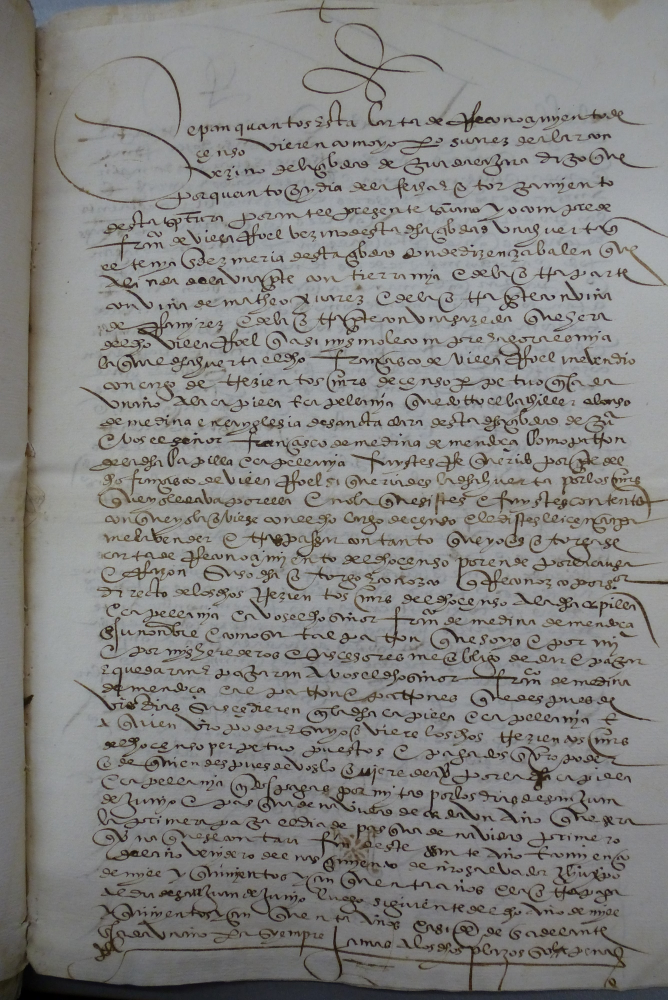
#> input picture images/codea_CODEA-0143_1r.jpg, 2672 x 4000 px (shown at 1/4 size)
$ python -i image_utils.py   (imports and definitions only)
#> lines starting #> are read from the running program, lines starting #| are printed output that depends on the picture
"""Image utilities for DSPy pipeline — JPEG recompression and preprocessing."""

import base64
import tempfile
from pathlib import Path

import numpy as np

from .config import MAX_B64_BYTES


# [39 lines left out: function ensure_under_size_limit, not called in this run]


# ---------------------------------------------------------------------------
# Image preprocessing for strip enhancement
# ---------------------------------------------------------------------------


def preprocess_clahe(image_path: str, clip_limit: float = 2.0, tile_size: int = 8) -> str:
    """Apply CLAHE (Contrast-Limited Adaptive Histogram Equalization).

    Enhances local contrast — makes faint ink more visible without
    destroying color information. Applied per-channel on color images.
    """
#> called with image_path = '../../images/codea_CODEA-0143_1r.jpg', clip_limit = 2, tile_size = 8
    import cv2

    img = cv2.imread(image_path)
#> img is the input picture: shape (4000, 2672, 3); mean B, G, R 130.1, 131.9, 132.3
    if img is None:
        return image_path

    clahe = cv2.createCLAHE(clipLimit=clip_limit, tileGridSize=(tile_size, tile_size))

    if len(img.shape) == 2:
        # Grayscale
        result = clahe.apply(img)
    else:
        # Color: apply CLAHE to L channel in LAB space
        lab = cv2.cvtColor(img, cv2.COLOR_BGR2LAB)
#> lab: shape (4000, 2672, 3); mean of channels 0, 1, 2 139.7, 127.9, 129.1
        lab[:, :, 0] = clahe.apply(lab[:, :, 0])
#> lab: shape (4000, 2672, 3); mean of channels 0, 1, 2 151.7, 127.9, 129.1
        result = cv2.cvtColor(lab, cv2.COLOR_LAB2BGR)
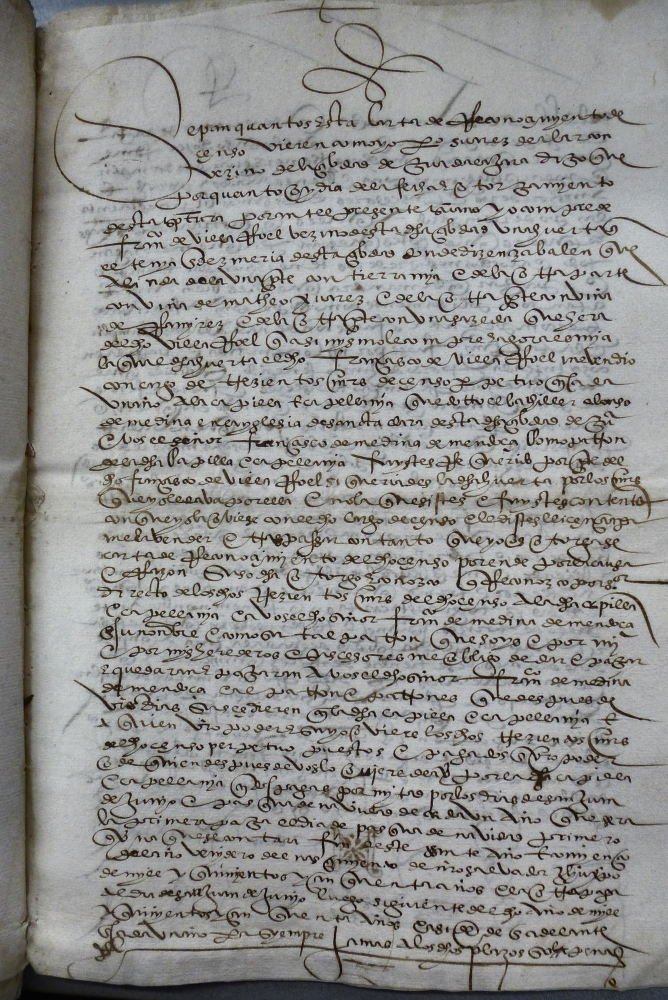
#> result: shape (4000, 2672, 3) (shown at 1/4 size); mean B, G, R 142.9, 144.7, 145

    tmp = Path(tempfile.gettempdir()) / (Path(image_path).stem + "_clahe.jpg")
    cv2.imwrite(str(tmp), result, [cv2.IMWRITE_JPEG_QUALITY, 95])
    return str(tmp)


# [37 lines left out: functions preprocess_sharpen, preprocess_denoise, not called in this run]

>>> result = preprocess_clahe('../../images/codea_CODEA-0143_1r.jpg')

$ run again, on images/codea_CODEA-0177_1r.jpg
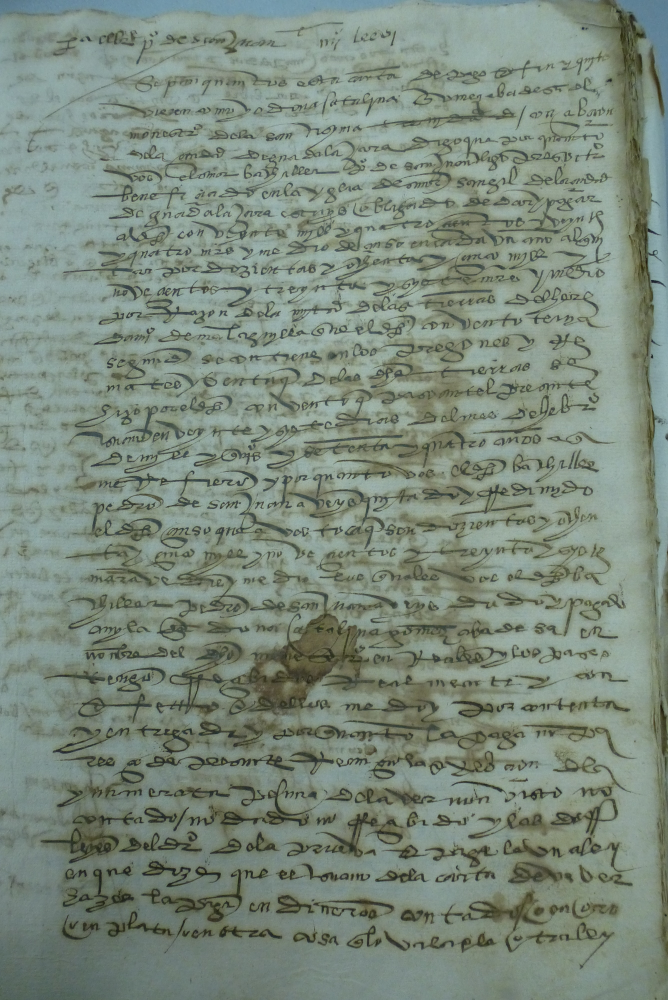
#> input picture images/codea_CODEA-0177_1r.jpg, 2672 x 4000 px (shown at 1/4 size)
#> in preprocess_clahe, img is the input picture: shape (4000, 2672, 3); mean B, G, R 125.1, 138.2, 124.4
#> in preprocess_clahe, `result = cv2.cvtColor(lab, cv2.COLOR_LAB2BGR)`:
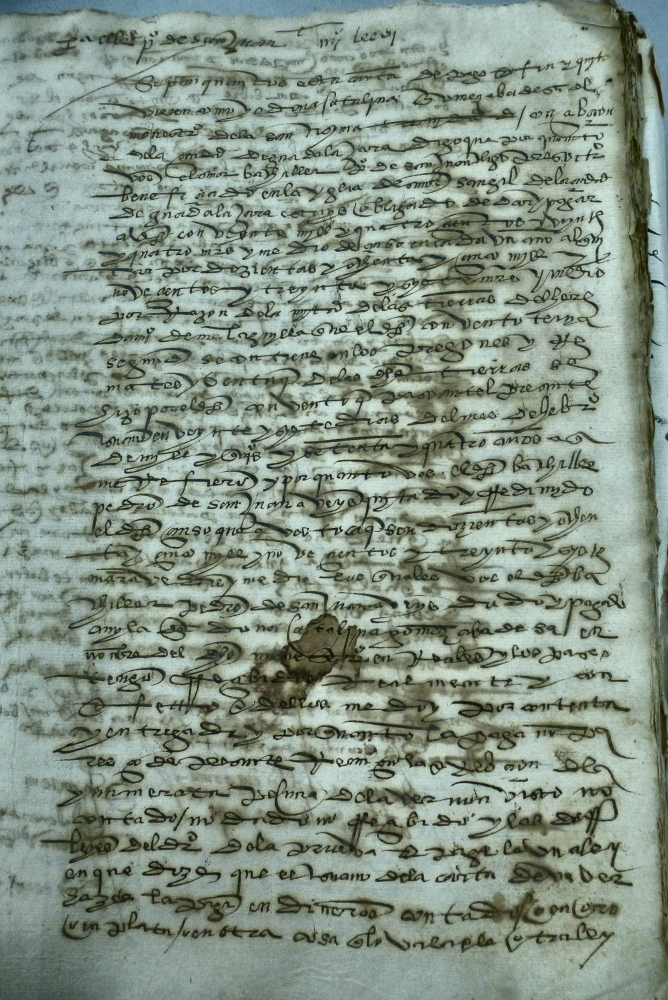
#> result: shape (4000, 2672, 3) (shown at 1/4 size); mean B, G, R 134.5, 147.6, 133.5

$ run again, on images/codea_CODEA-0206_1r.jpg
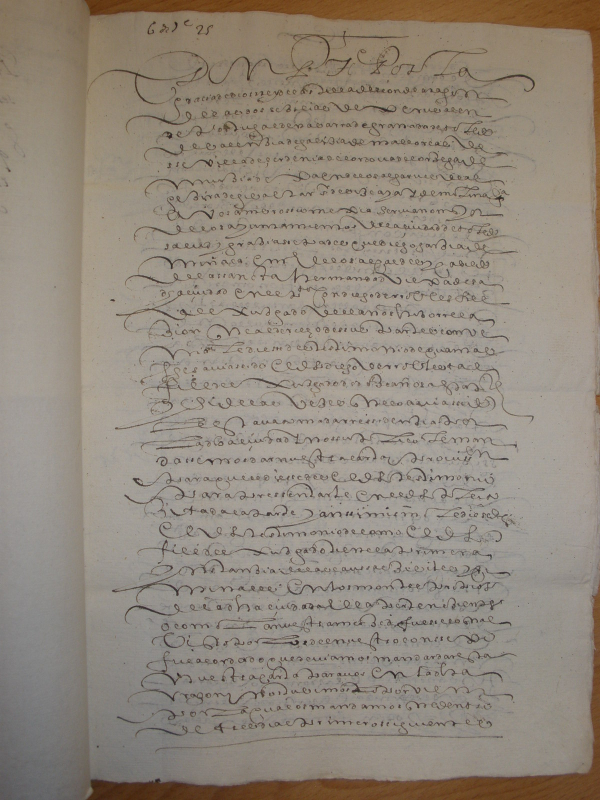
#> input picture images/codea_CODEA-0206_1r.jpg, 1200 x 1600 px (shown at 1/2 size)
#> in preprocess_clahe, img is the input picture: shape (1600, 1200, 3); mean B, G, R 125.3, 137.2, 146.7
#> in preprocess_clahe, `result = cv2.cvtColor(lab, cv2.COLOR_LAB2BGR)`:
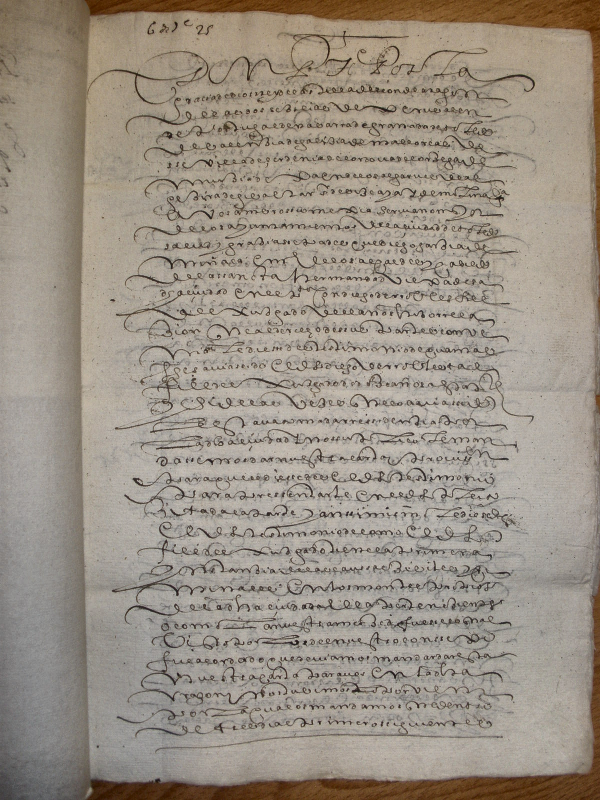
#> result: shape (1600, 1200, 3) (shown at 1/2 size); mean B, G, R 133.8, 145.9, 155.4

$ run again, on images/codea_CODEA-0206_2r.jpg
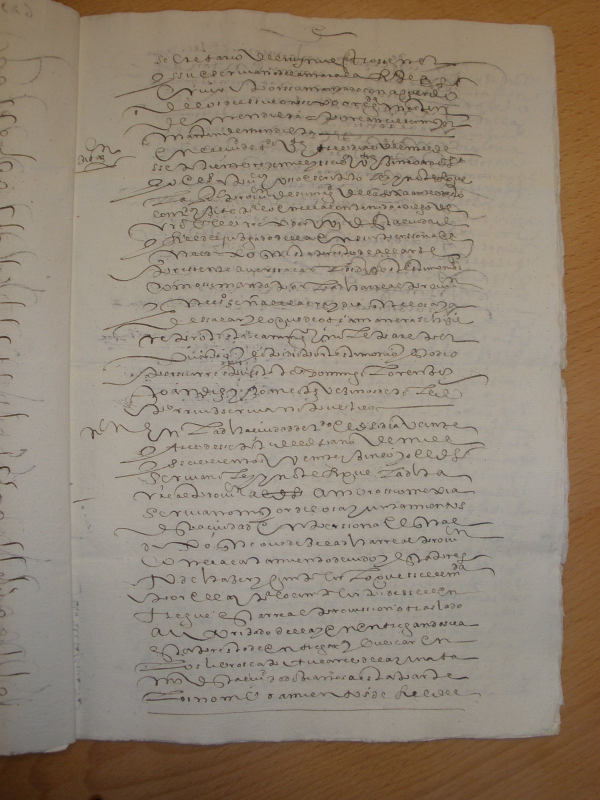
#> input picture images/codea_CODEA-0206_2r.jpg, 1200 x 1600 px (shown at 1/2 size)
#> in preprocess_clahe, img is the input picture: shape (1600, 1200, 3); mean B, G, R 117.7, 133.5, 146.5
#> in preprocess_clahe, `result = cv2.cvtColor(lab, cv2.COLOR_LAB2BGR)`:
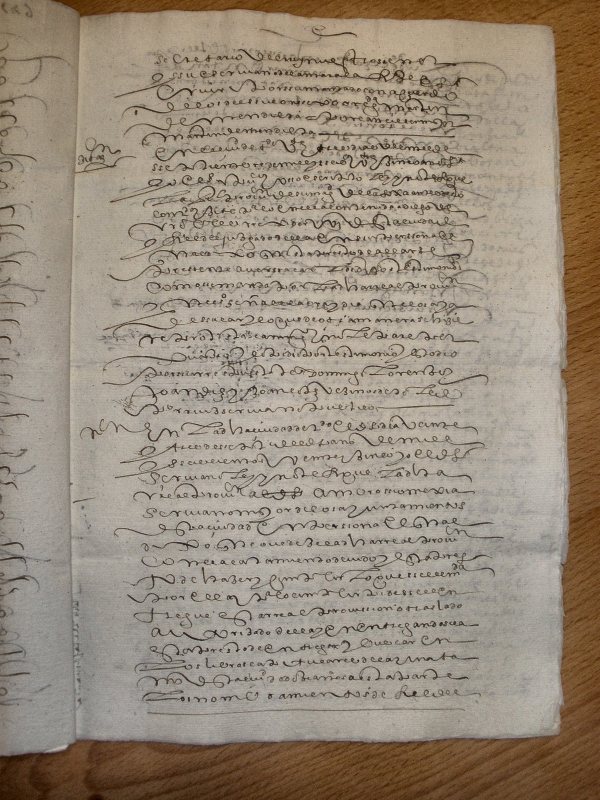
#> result: shape (1600, 1200, 3) (shown at 1/2 size); mean B, G, R 124.2, 140.2, 153.1
